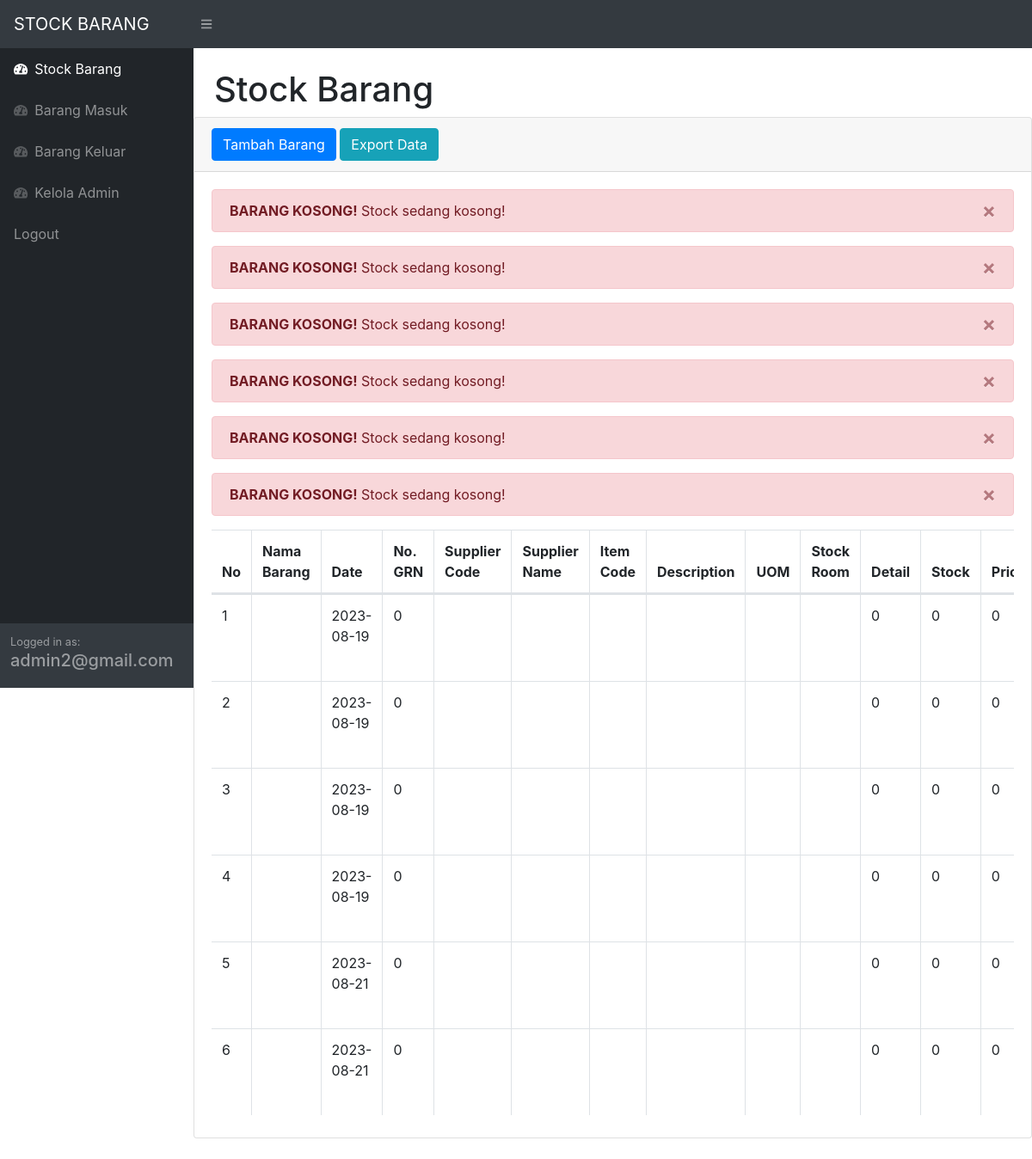
The page /index.php (signed in) on the database its author committed.
### tables this page shows
CREATE TABLE `stock` (
  `idbarang` int(11) NOT NULL,
  `nama_barang` varchar(30) NOT NULL,
  `Date` date NOT NULL DEFAULT current_timestamp(),
  `no_grn` int(11) NOT NULL,
  `supplier_code` varchar(15) NOT NULL,
  `supplier_name` varchar(30) NOT NULL,
  `item_code` varchar(15) NOT NULL,
  `description` varchar(30) NOT NULL,
  `UOM` varchar(11) NOT NULL,
  `stock_room` varchar(11) NOT NULL,
  `detail` int(11) NOT NULL,
  `stock` int(11) NOT NULL,
  `price` float NOT NULL,
  `attended_price` float NOT NULL,
  `ket` varchar(30) NOT NULL,
  `key_master` varchar(11) NOT NULL
);

### index.php (the view, shortened to what this page needs)
<?php
    require 'function.php';
    $email = $_SESSION['email'];
?>
<!DOCTYPE html>
<html lang="en">
    <head>
        <link href="css/styles.css" rel="stylesheet" />
        <link href="https://cdn.datatables.net/1.10.20/css/dataTables.bootstrap4.min.css" rel="stylesheet" />
    </head>
    <body class="sb-nav-fixed">
        <nav class="sb-topnav navbar navbar-expand navbar-dark bg-dark">
            <a class="navbar-brand" href="index.php">STOCK BARANG</a>
            <button class="btn btn-link btn-sm order-1 order-lg-0" id="sidebarToggle" href="#"><i class="fas fa-bars"></i></button>
        </nav>
        <div id="layoutSidenav">
            <div id="layoutSidenav_nav">
                <nav class="sb-sidenav accordion sb-sidenav-dark" id="sidenavAccordion">
                    <div class="sb-sidenav-menu">
                        <div class="nav">
                            <a class="nav-link" href="index.php">
                                <div class="sb-nav-link-icon"><i class="fas fa-tachometer-alt"></i></div>
                                Stock Barang
                            </a>
                            <a class="nav-link" href="masuk.php">
                                <div class="sb-nav-link-icon"><i class="fas fa-tachometer-alt"></i></div>
                                Barang Masuk
                            </a>
                            <a class="nav-link" href="keluar.php">
                                <div class="sb-nav-link-icon"><i class="fas fa-tachometer-alt"></i></div>
                                Barang Keluar
                            </a>
                            <a class="nav-link" href="admin.php">
                                <div class="sb-nav-link-icon"><i class="fas fa-tachometer-alt"></i></div>
                                Kelola Admin
                            </a>
                            <a  class="nav-link" href="logout.php">Logout
                            </a>
                        </div>
                    </div>
                    <div class="sb-sidenav-footer">
                        <div class="small">Logged in as:</div>
                        <h5><?=$email;?></h5>
                    </div>
                </nav>
            </div>
            <div id="layoutSidenav_content">
                <main>
                    <div class="container-fluid">
                        <h1 class="mt-4">Stock Barang </h1>
                        </div>
                        <div class="card mb-4">
                            <div class="card-header">
                                <button type="button" class="btn btn-primary" data-toggle="modal" data-target="#myModal">
                                    Tambah Barang
                                </button>
                                <a href="export.php"class="btn btn-info">Export Data </a>
                            </div>
                            <div class="card-body">
                                <div class="table-responsive">
                                <?php
                                    $ambildatastock = mysqli_query($conn, "SELECT* from stock where stock <1");
                                    while ($fetch=mysqli_fetch_array($ambildatastock)) {
                                        $barang = $fetch['nama_barang'];
                                ?>
                                <div class="alert alert-danger alert-dismissible fade show">
                                    <button type="button" class="close" data-dismiss="alert">&times;</button>
                                    <strong>BARANG KOSONG!</strong> Stock <?=$barang?> sedang kosong!
                                </div>
                                <?php
                                    }
                                ?>
                                    <table class="table table-bordered" id="dataTable" width="100%" cellspacing="0">
                                        <thead>
                                            <tr>
                                                <th>No</th>
                                                <th>Nama Barang</th>
                                                <th>Date</th>
                                                <th>No. GRN</th>
                                                <th>Supplier Code</th>
                                                <th>Supplier Name</th>
                                                <th>Item Code</th>
                                                <th>Description</th>
                                                <th>UOM</th>
                                                <th>Stock Room</th>
                                                <th>Detail</th>
                                                <th>Stock</th>
                                                <th>Price</th>
                                            </tr>
                                        </thead>
                                        <tbody>
                                                <?php
                                                    $ambilsemuadatastock = mysqli_query($conn,"SELECT * from stock");
                                                        $i = 1;
                                                    while ($data=mysqli_fetch_array($ambilsemuadatastock)) {
                                                        $nama_barang = $data['nama_barang'];
                                                        $Date = $data['Date'];
                                                        $no_grn = $data['no_grn'];
                                                        $supplier_code = $data['supplier_code'];
                                                        $supplier_name = $data['supplier_name'];
                                                        $item_code = $data['item_code'];
                                                        $description = $data['description'];
                                                        $UOM = $data['UOM'];
                                                        $stock_room = $data['stock_room'];
                                                        $detail = $data['detail'];
                                                        $stock = $data['stock'];
                                                        $price = $data['price'];
                                                ?>
                                            <tr>
                                                <td><?=$i++;?></td>
                                                <td><?=$nama_barang;?></td>
                                                <td><?=$Date;?></td>
                                                <td><?=$no_grn;?></td>
                                                <td><?=$supplier_code;?></td>
                                                <td><?=$supplier_name;?></td>
                                                <td><?=$item_code;?></td>
                                                <td><?=$description;?></td>
                                                <td><?=$UOM;?></td>
                                                <td><?=$stock_room;?></td>
                                                <td><?=$detail;?></td>
                                                <td><?=$stock;?></td>
                                                <td><?=$price;?></td>
                                            </tr>
                                            <?php
                                                 };
                                            ?>
                                        </tbody>
                                    </table>
                                </div>
                            </div>
                        </div>
                    </div>
            </div>
    </body>
</html>

### rows shown on the page
stock: Date "2023-08-19", no_grn "0", detail "0", stock "0", price "0"
stock: Date "2023-08-19", no_grn "0", detail "0", stock "0", price "0"
stock: Date "2023-08-19", no_grn "0", detail "0", stock "0", price "0"
stock: Date "2023-08-19", no_grn "0", detail "0", stock "0", price "0"
stock: Date "2023-08-21", no_grn "0", detail "0", stock "0", price "0"
stock: Date "2023-08-21", no_grn "0", detail "0", stock "0", price "0"

### other values the page prints
$email "admin2@gmail.com"
